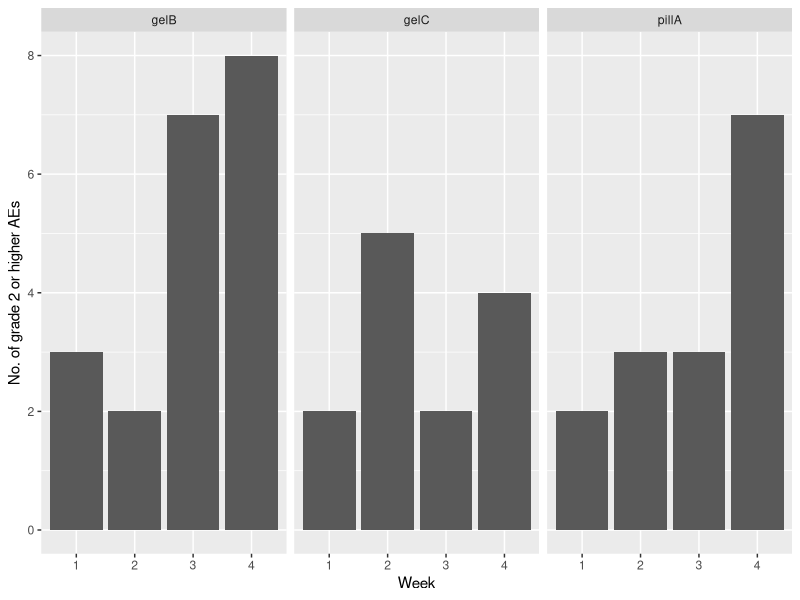
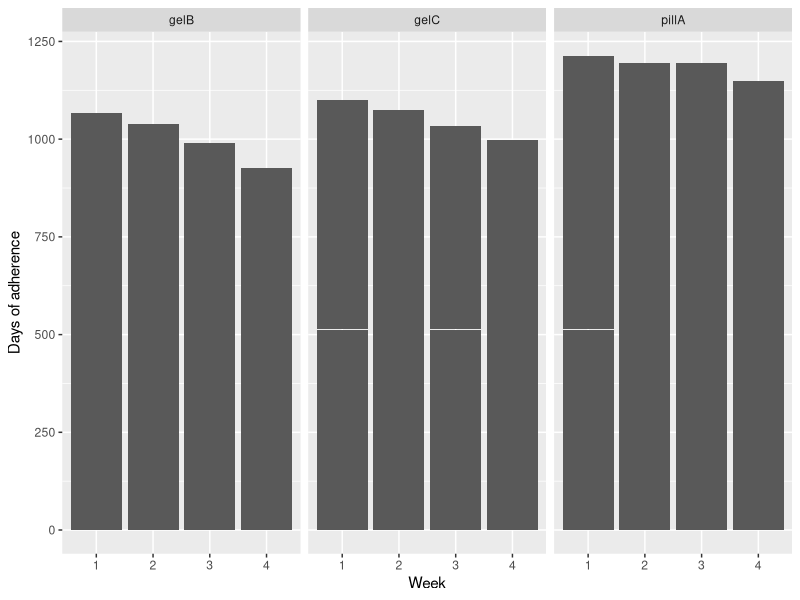

The R script that drew these images, in order:
## ---- chunk 1
knitr::opts_chunk$set(echo = TRUE)

#load libraries
library(tidyverse)

#load data
bl.data=read.csv("baseline.csv")[,-c(1,3:5)]
endpt.data=read.csv("endpoints.csv")
## ---- chunk 2
#merge and tidy data (NO MISSINGNESS, n=30 in each of the 6 sequences)
all.data=merge(endpt.data,bl.data,by="ptid") %>%
  mutate(sequence1=factor(ifelse(period1=="Pill A" & period2=="Gel B" & period3=="Gel C",1,
                  ifelse(period1=="Gel C" & period2=="Pill A" & period3=="Gel B",2,
                  ifelse(period1=="Gel B" & period2=="Gel C" & period3=="Pill A",3,
                  ifelse(period1=="Gel B" & period2=="Pill A" & period3=="Gel C",4,
                  ifelse(period1=="Pill A" & period2=="Gel C" & period3=="Gel B",5,6)))))),
         sequence2=factor(ifelse(sequence1==1 | sequence1==4,0,
                          ifelse(sequence1==2 | sequence1==5,1,2)))) %>%
  pivot_longer(cols=AE_pillA_week1:Adhere_gelC_week4,names_to=c("AE.or.Adhere","trt","week"),
               names_pattern="(..)_(.*)_(.*)",values_to="AE.or.adhere.val") %>%
  mutate(AE.or.Adhere=ifelse(AE.or.Adhere=="re","Adhere","AE"),
         week=str_sub(week,5,-1))

View(all.data)
## ---- chunk 3
#PRIMARY OBJECTIVES (safety and adherence)

#Safety (ACROSS ALL 6 SEQUENCES)
all.data %>%
  dplyr::filter(AE.or.Adhere=="AE") %>%
  dplyr::select(trt,AE.or.adhere.val,week) %>%
  ggplot(aes(x=week,y=AE.or.adhere.val))+
  geom_histogram(stat="identity")+
  facet_grid(.~trt)+
  labs(y="No. of grade 2 or higher AEs",x="Week")
## ---- chunk 4
#Adherence day (ACROSS ALL 6 SEQUENCES)
all.data %>%
  dplyr::filter(AE.or.Adhere=="Adhere") %>%
  dplyr::select(trt,AE.or.adhere.val,week) %>%
  ggplot(aes(x=week,y=AE.or.adhere.val))+
  geom_histogram(stat="identity")+
  facet_grid(.~trt)+
  labs(y="Days of adherence",x="Week")
## ---- chunk 5
#SECONDARY OBJECTIVES (pharmacokinetics and demographic differences)

